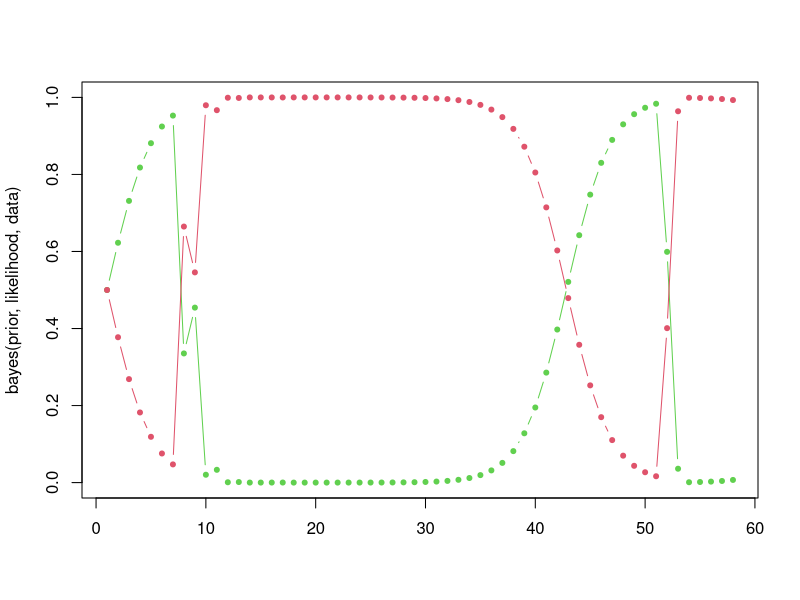

R code for this plot:
prior<-c(working = 0.5, broken=0.5)
likelihood<-rbind(
  working = c(good=0.99, bad=0.01),
  broken = c(good = 0.6, bad = 0.4))

data<-c("good","good","good","good","good","good","bad","good","bad","good","bad","good","bad","good","good","good","bad","good","good","good","good","good","good","good","good","good","good","good","good","good","good","good","good","good","good","good","good","good","good","good","good","good","good","good","good","good","good","good","good","good","bad","bad","bad","good","good","good","good")

bayes<- function(prior, likelihood, data)
{
  posterior<-matrix(0, nrow = length(data), ncol=length(prior))
  dimnames(posterior) <- list(data, names(prior))
  
  initial_prior<-prior
  for (i in 1:length(data)){
    posterior[i,]<-
      prior*likelihood[,data[i]]/
      sum(prior*likelihood[,data[i]])
    prior<-posterior[i,]
  }
  return (rbind(initial_prior, posterior))
  
}


matplot(bayes(prior, likelihood, data), t='b', lty=1, pch=20, col=c(3,2))